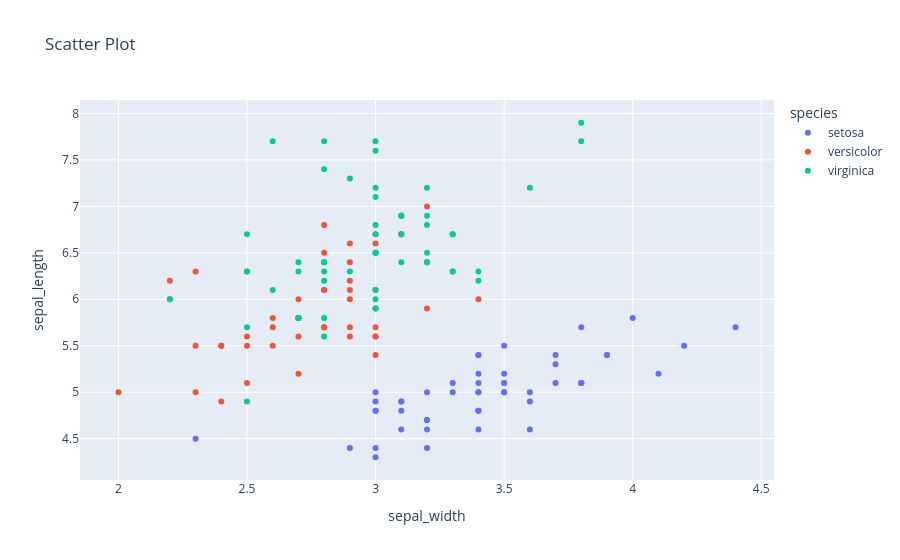

Notebook cell for this chart:
### Code cell
fig = px.scatter(iris, x="sepal_width", y= "sepal_length", color='species', title ="Scatter Plot")
fig.show()

### Figure 1 — Plotly figure (JSON) as saved in the notebook; plotly's stock layout.template omitted (floating-point values rounded to 4 significant figures)
{"data": [{"hovertemplate": "species=setosa<br>sepal_width=%{x}<br>sepal_length=%{y}<extra></extra>", "legendgroup": "setosa", "marker": {"color": "#636efa", "symbol": "circle"}, "mode": "markers", "name": "setosa", "orientation": "v", "showlegend": true, "type": "scatter", "x": [3.5, 3.0, 3.2, 3.1, 3.6, 3.9, 3.4, 3.4, 2.9, 3.1, 3.7, 3.4, 3.0, 3.0, 4.0, 4.4, 3.9, 3.5, 3.8, 3.8, 3.4, 3.7, 3.6, 3.3, 3.4, 3.0, 3.4, 3.5, 3.4, 3.2, 3.1, 3.4, 4.1, 4.2, 3.1, 3.2, 3.5, 3.6, 3.0, 3.4, 3.5, 2.3, 3.2, 3.5, 3.8, 3.0, 3.8, 3.2, 3.7, 3.3], "xaxis": "x", "y": [5.1, 4.9, 4.7, 4.6, 5.0, 5.4, 4.6, 5.0, 4.4, 4.9, 5.4, 4.8, 4.8, 4.3, 5.8, 5.7, 5.4, 5.1, 5.7, 5.1, 5.4, 5.1, 4.6, 5.1, 4.8, 5.0, 5.0, 5.2, 5.2, 4.7, 4.8, 5.4, 5.2, 5.5, 4.9, 5.0, 5.5, 4.9, 4.4, 5.1, 5.0, 4.5, 4.4, 5.0, 5.1, 4.8, 5.1, 4.6, 5.3, 5.0], "yaxis": "y"}, {"hovertemplate": "species=versicolor<br>sepal_width=%{x}<br>sepal_length=%{y}<extra></extra>", "legendgroup": "versicolor", "marker": {"color": "#EF553B", "symbol": "circle"}, "mode": "markers", "name": "versicolor", "orientation": "v", "showlegend": true, "type": "scatter", "x": [3.2, 3.2, 3.1, 2.3, 2.8, 2.8, 3.3, 2.4, 2.9, 2.7, 2.0, 3.0, 2.2, 2.9, 2.9, 3.1, 3.0, 2.7, 2.2, 2.5, 3.2, 2.8, 2.5, 2.8, 2.9, 3.0, 2.8, 3.0, 2.9, 2.6, 2.4, 2.4, 2.7, 2.7, 3.0, 3.4, 3.1, 2.3, 3.0, 2.5, 2.6, 3.0, 2.6, 2.3, 2.7, 3.0, 2.9, 2.9, 2.5, 2.8], "xaxis": "x", "y": [7.0, 6.4, 6.9, 5.5, 6.5, 5.7, 6.3, 4.9, 6.6, 5.2, 5.0, 5.9, 6.0, 6.1, 5.6, 6.7, 5.6, 5.8, 6.2, 5.6, 5.9, 6.1, 6.3, 6.1, 6.4, 6.6, 6.8, 6.7, 6.0, 5.7, 5.5, 5.5, 5.8, 6.0, 5.4, 6.0, 6.7, 6.3, 5.6, 5.5, 5.5, 6.1, 5.8, 5.0, 5.6, 5.7, 5.7, 6.2, 5.1, 5.7], "yaxis": "y"}, {"hovertemplate": "species=virginica<br>sepal_width=%{x}<br>sepal_length=%{y}<extra></extra>", "legendgroup": "virginica", "marker": {"color": "#00cc96", "symbol": "circle"}, "mode": "markers", "name": "virginica", "orientation": "v", "showlegend": true, "type": "scatter", "x": [3.3, 2.7, 3.0, 2.9, 3.0, 3.0, 2.5, 2.9, 2.5, 3.6, 3.2, 2.7, 3.0, 2.5, 2.8, 3.2, 3.0, 3.8, 2.6, 2.2, 3.2, 2.8, 2.8, 2.7, 3.3, 3.2, 2.8, 3.0, 2.8, 3.0, 2.8, 3.8, 2.8, 2.8, 2.6, 3.0, 3.4, 3.1, 3.0, 3.1, 3.1, 3.1, 2.7, 3.2, 3.3, 3.0, 2.5, 3.0, 3.4, 3.0], "xaxis": "x", "y": [6.3, 5.8, 7.1, 6.3, 6.5, 7.6, 4.9, 7.3, 6.7, 7.2, 6.5, 6.4, 6.8, 5.7, 5.8, 6.4, 6.5, 7.7, 7.7, 6.0, 6.9, 5.6, 7.7, 6.3, 6.7, 7.2, 6.2, 6.1, 6.4, 7.2, 7.4, 7.9, 6.4, 6.3, 6.1, 7.7, 6.3, 6.4, 6.0, 6.9, 6.7, 6.9, 5.8, 6.8, 6.7, 6.7, 6.3, 6.5, 6.2, 5.9], "yaxis": "y"}], "layout": {"legend": {"title": {"text": "species"}, "tracegroupgap": 0}, "title": {"text": "Scatter Plot"}, "xaxis": {"anchor": "y", "domain": [0, 1], "title": {"text": "sepal_width"}}, "yaxis": {"anchor": "x", "domain": [0, 1], "title": {"text": "sepal_length"}}}}
